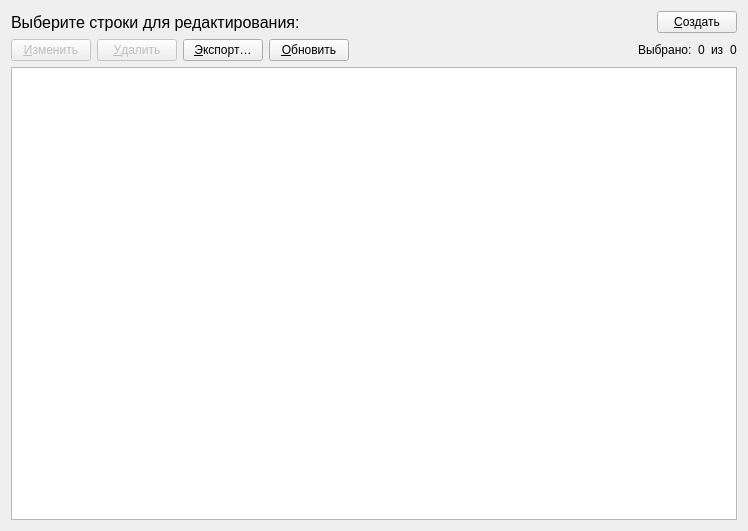
<?xml version="1.0" encoding="UTF-8"?>
<ui version="4.0">
 <class>Form</class>
 <widget class="QWidget" name="Form">
  <property name="geometry">
   <rect>
    <x>0</x>
    <y>0</y>
    <width>748</width>
    <height>531</height>
   </rect>
  </property>
  <property name="windowTitle">
   <string>Form</string>
  </property>
  <layout class="QGridLayout" name="gridLayout">
   <item row="0" column="0">
    <layout class="QHBoxLayout" name="horizontalLayout">
     <item>
      <widget class="QLabel" name="header">
       <property name="font">
        <font>
         <pointsize>12</pointsize>
        </font>
       </property>
       <property name="text">
        <string>Выберите строки для редактирования:</string>
       </property>
      </widget>
     </item>
     <item>
      <spacer name="horizontalSpacer">
       <property name="orientation">
        <enum>Qt::Horizontal</enum>
       </property>
       <property name="sizeHint" stdset="0">
        <size>
         <width>40</width>
         <height>20</height>
        </size>
       </property>
      </spacer>
     </item>
     <item>
      <widget class="QPushButton" name="createButton">
       <property name="toolTip">
        <string>Создать новый объект (Ctrl+N)</string>
       </property>
       <property name="text">
        <string>&amp;Создать</string>
       </property>
       <property name="icon">
        <iconset>
         <normaloff>../../../first-part/app/ui/resourses/create.png</normaloff>../../../first-part/app/ui/resourses/create.png</iconset>
       </property>
       <property name="shortcut">
        <string>Ctrl+N</string>
       </property>
      </widget>
     </item>
    </layout>
   </item>
   <item row="1" column="0">
    <layout class="QHBoxLayout" name="horizontalLayout_2">
     <item>
      <layout class="QVBoxLayout" name="verticalLayout_2">
       <item>
        <layout class="QHBoxLayout" name="toolbarLayout">
         <item>
          <widget class="QPushButton" name="updateButton">
           <property name="enabled">
            <bool>false</bool>
           </property>
           <property name="toolTip">
            <string>Изменить выбранный объект (F2)</string>
           </property>
           <property name="text">
            <string>&amp;Изменить</string>
           </property>
           <property name="icon">
            <iconset>
             <normaloff>../../../first-part/app/ui/resourses/edit.png</normaloff>../../../first-part/app/ui/resourses/edit.png</iconset>
           </property>
           <property name="shortcut">
            <string>F2</string>
           </property>
          </widget>
         </item>
         <item>
          <widget class="QPushButton" name="deleteButton">
           <property name="enabled">
            <bool>false</bool>
           </property>
           <property name="toolTip">
            <string>Удалить выбранные объекты (Del)</string>
           </property>
           <property name="text">
            <string>&amp;Удалить</string>
           </property>
           <property name="icon">
            <iconset>
             <normaloff>../../../first-part/app/ui/resourses/delete.png</normaloff>../../../first-part/app/ui/resourses/delete.png</iconset>
           </property>
           <property name="shortcut">
            <string>Del</string>
           </property>
          </widget>
         </item>
         <item>
          <widget class="QPushButton" name="exportButton">
           <property name="toolTip">
            <string>Экспортировать (Ctrl+E)</string>
           </property>
           <property name="text">
            <string>&amp;Экспорт…</string>
           </property>
           <property name="icon">
            <iconset>
             <normaloff>resourses/save.png</normaloff>resourses/save.png</iconset>
           </property>
           <property name="shortcut">
            <string>Ctrl+E</string>
           </property>
          </widget>
         </item>
         <item>
          <widget class="QPushButton" name="refreshButton">
           <property name="toolTip">
            <string>Обновить объекты (F5)</string>
           </property>
           <property name="text">
            <string>&amp;Обновить</string>
           </property>
           <property name="icon">
            <iconset>
             <normaloff>../../../first-part/app/ui/resourses/refresh.png</normaloff>../../../first-part/app/ui/resourses/refresh.png</iconset>
           </property>
           <property name="shortcut">
            <string>F5</string>
           </property>
          </widget>
         </item>
         <item>
          <spacer name="horizontalSpacer_2">
           <property name="orientation">
            <enum>Qt::Horizontal</enum>
           </property>
           <property name="sizeHint" stdset="0">
            <size>
             <width>40</width>
             <height>20</height>
            </size>
           </property>
          </spacer>
         </item>
         <item>
          <widget class="QLabel" name="label_2">
           <property name="text">
            <string>Выбрано:</string>
           </property>
          </widget>
         </item>
         <item>
          <widget class="QLabel" name="selectedRowsCountLabel">
           <property name="text">
            <string>0</string>
           </property>
          </widget>
         </item>
         <item>
          <widget class="QLabel" name="label_4">
           <property name="text">
            <string>из</string>
           </property>
          </widget>
         </item>
         <item>
          <widget class="QLabel" name="totalRowsCountLabel">
           <property name="text">
            <string>0</string>
           </property>
          </widget>
         </item>
        </layout>
       </item>
       <item>
        <widget class="QTableView" name="tableView">
         <property name="sizePolicy">
          <sizepolicy hsizetype="Expanding" vsizetype="Expanding">
           <horstretch>1</horstretch>
           <verstretch>0</verstretch>
          </sizepolicy>
         </property>
         <property name="frameShadow">
          <enum>QFrame::Plain</enum>
         </property>
         <property name="selectionBehavior">
          <enum>QAbstractItemView::SelectRows</enum>
         </property>
         <attribute name="horizontalHeaderStretchLastSection">
          <bool>true</bool>
         </attribute>
         <attribute name="verticalHeaderVisible">
          <bool>false</bool>
         </attribute>
        </widget>
       </item>
      </layout>
     </item>
    </layout>
   </item>
  </layout>
 </widget>
 <resources/>
 <connections/>
</ui>
